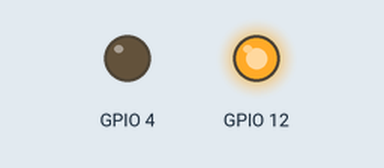
Recording of a sketch running on a simulated ESP32. Parts: output pins drawn as LEDs (lit = HIGH). WiFi joins after 1.5 s; servers stay silent unless stated; uploads are accepted with an empty reply; the camera gives no picture; what the sketch prints to the serial monitor is not drawn. At 6.7 s the program puts the board to deep sleep or switches it off; the recording ends there.

Above: at 0.1 s.
At 1.7 s:
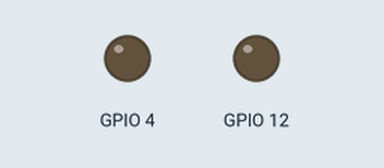
Timing chart, 0 to 6.7 s (numbered marks = the images above):
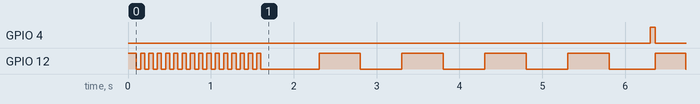

Measured:
- by itself, GPIO 12: goes 15 × (LOW 0.05 s, HIGH 0.05 s), LOW 0.70 s, 4 × (HIGH 0.50 s, LOW 0.50 s), HIGH 0.37 s, then LOW

The sketch:

esp32cam.ino
```cpp
#include <Arduino.h>
#include <Arduino_JSON.h>
#include <WiFi.h>
#include <HTTPClient.h>
#include "soc/soc.h"
#include "soc/rtc_cntl_reg.h"
#include "esp_camera.h"
#include "esp_sleep.h"

const char* ssid = "realme 3 Pro";
const char* password = "1234567890";
int id = 0;
//RTC_DATA_ATTR boolean justStarted = true;
//RTC_DATA_ATTR unsigned int count[10] = {0, 0, 0, 0, 0, 0, 0, 0, 0, 0};
String serverName = "sensorlifeline.com";
String serverPath = "/uploads.php";
const char* getServerName = "http://sensorlifeline.com/get-esp.php";
String getPatientDetails = "";

const int serverPort = 80;

WiFiClient client;

// CAMERA_MODEL_AI_THINKER
#define PWDN_GPIO_NUM     32
#define RESET_GPIO_NUM    -1
#define XCLK_GPIO_NUM      0
#define SIOD_GPIO_NUM     26
#define SIOC_GPIO_NUM     27

#define Y9_GPIO_NUM       35
#define Y8_GPIO_NUM       34
#define Y7_GPIO_NUM       39
#define Y6_GPIO_NUM       36
#define Y5_GPIO_NUM       21
#define Y4_GPIO_NUM       19
#define Y3_GPIO_NUM       18
#define Y2_GPIO_NUM        5
#define VSYNC_GPIO_NUM    25
#define HREF_GPIO_NUM     23
#define PCLK_GPIO_NUM     22
////////////////////////////////////////////////////////////////////

///////////////////////////////////////////////////////////////////
void connectWiFi()
{
  WiFi.begin(ssid, password);
  //Serial.println("Connecting");
  long tim ;
  tim = millis();
  while (WiFi.status() != WL_CONNECTED)
  {
    delay(50);
    digitalWrite(12, HIGH);
    delay(50);
    digitalWrite(12, LOW);
    Serial.print(".");
    if (millis() - tim > 3000)
      ESP.restart();
  }

  Serial.println("");
  Serial.print("Connected to WiFi network in " + String(((millis() - tim) / 1000.0)) + " seconds with IP Address: ");
  Serial.println(WiFi.localIP());

  if (WiFi.status() == WL_CONNECTED) {
    WiFiClient client;
    HTTPClient http;

    http.begin(client, serverName);
    http.addHeader("Content-Type", "application/x-www-form-urlencoded");
  }
  else {
    Serial.println("WiFi Disconnected");
  }
}

void configCam()
{
  camera_config_t config;
  config.ledc_channel = LEDC_CHANNEL_0;
  config.ledc_timer = LEDC_TIMER_0;
  config.pin_d0 = Y2_GPIO_NUM;
  config.pin_d1 = Y3_GPIO_NUM;
  config.pin_d2 = Y4_GPIO_NUM;
  config.pin_d3 = Y5_GPIO_NUM;
  config.pin_d4 = Y6_GPIO_NUM;
  config.pin_d5 = Y7_GPIO_NUM;
  config.pin_d6 = Y8_GPIO_NUM;
  config.pin_d7 = Y9_GPIO_NUM;
  config.pin_xclk = XCLK_GPIO_NUM;
  config.pin_pclk = PCLK_GPIO_NUM;
  config.pin_vsync = VSYNC_GPIO_NUM;
  config.pin_href = HREF_GPIO_NUM;
  config.pin_sscb_sda = SIOD_GPIO_NUM;
  config.pin_sscb_scl = SIOC_GPIO_NUM;
  config.pin_pwdn = PWDN_GPIO_NUM;
  config.pin_reset = RESET_GPIO_NUM;
  config.xclk_freq_hz = 20000000;
  config.pixel_format = PIXFORMAT_JPEG;

  // init with high specs to pre-allocate larger buffers
  if (psramFound()) {
    config.frame_size = FRAMESIZE_SVGA;
    config.jpeg_quality = 2;  //0-63 lower number means higher quality
    config.fb_count = 2;
  } else {
    config.frame_size = FRAMESIZE_CIF;
    config.jpeg_quality = 2;  //0-63 lower number means higher quality
    config.fb_count = 1;
  }

  esp_err_t err = esp_camera_init(&config);
  if (err != ESP_OK) {
    Serial.printf("Camera init failed with error 0x%x", err);
    delay(1000);
    ESP.restart();
  }

}

String sendPhoto() {


  String getAll;
  String getBody;

  camera_fb_t * fb = NULL;
  for (int i = 0; i < 4; i++)
  {
    digitalWrite(12, HIGH);
    delay(500);
    digitalWrite(12, LOW);
    delay(500);
  }

  digitalWrite(4, HIGH);
  //delay(250);
  fb = esp_camera_fb_get();
  digitalWrite(4, LOW);

  if (!fb) {
    Serial.println("Camera capture failed");
    delay(1000);
    ESP.restart();
  }

  Serial.println("Connecting to server: " + serverName);

  digitalWrite(12, HIGH);
  if (client.connect(serverName.c_str(), serverPort)) {
    Serial.println("Connection successful!");
//    String head = "--RandomNerdTutorials\r\nContent-Disposition: form-data; name=\"imageFile\"; filename=\"" + String(id) + "_" + String(count[id]) + ".jpg\"\r\nContent-Type: image/jpeg\r\n\r\n";
    String head = "--RandomNerdTutorials\r\nContent-Disposition: form-data; name=\"imageFile\"; filename=\"" + String(id) + ".jpg\"\r\nContent-Type: image/jpeg\r\n\r\n";
    //Serial.println(head);
    String tail = "\r\n--RandomNerdTutorials--\r\n";

    uint32_t imageLen = fb->len;
    uint32_t extraLen = head.length() + tail.length();
    uint32_t totalLen = imageLen + extraLen;

    client.println("POST " + serverPath + " HTTP/1.1");
    client.println("Host: " + serverName);
    client.println("Content-Length: " + String(totalLen));
    client.println("Content-Type: multipart/form-data; boundary=RandomNerdTutorials");
    client.println();
    client.print(head);

    uint8_t *fbBuf = fb->buf;
    size_t fbLen = fb->len;
    for (size_t n = 0; n < fbLen; n = n + 1024) {
      if (n + 1024 < fbLen) {
        client.write(fbBuf, 1024);
        fbBuf += 1024;
      }
      else if (fbLen % 1024 > 0) {
        size_t remainder = fbLen % 1024;
        client.write(fbBuf, remainder);
      }
    }
    client.print(tail);

    esp_camera_fb_return(fb);
    //count[id]++;

    int timoutTimer = 10000;
    long startTimer = millis();
    boolean state = false;

    while ((startTimer + timoutTimer) > millis()) {
      Serial.print(".");
      delay(100);
      while (client.available()) {
        char c = client.read();
        if (c == '\n') {
          if (getAll.length() == 0) {
            state = true;
          }
          getAll = "";
        }
        else if (c != '\r') {
          getAll += String(c);
        }
        if (state == true) {
          getBody += String(c);
        }
        startTimer = millis();
      }
      if (getBody.length() > 0) {
        break;
      }
    }
    Serial.println();
    client.stop();
    Serial.println(getBody);
  }
  else {
    getBody = "Connection to " + serverName +  " failed.";
    Serial.println(getBody);
  }
  return getBody;

}

String httpGETRequest(const char* serverName) {
  WiFiClient client;
  HTTPClient http;

  // Your IP address with path or Domain name with URL path
  http.begin(client, serverName);

  // Send HTTP POST request
  int httpResponseCode = http.GET();

  String payload = "{}";

  if (httpResponseCode > 0) {
    Serial.print("HTTP Response code: ");
    Serial.println(httpResponseCode);
    payload = http.getString();
  }
  else {
    Serial.print("Error code: ");
    Serial.println(httpResponseCode);
  }
  // Free resources
  http.end();

  return payload;
}

void getPatientDetail()
{
  if (WiFi.status() == WL_CONNECTED) {

    getPatientDetails = httpGETRequest(getServerName);
    while (getPatientDetails.indexOf("login and try again")) {
      getPatientDetails = httpGETRequest(getServerName);

      if (getPatientDetails)
      {
        //Serial.println(getPatientDetails);
        break;
      }
      delay(200);
    }

    // Serial.println(getPatientDetails);

    JSONVar myObject = JSON.parse(getPatientDetails);

    if (JSON.typeof(myObject) == "undefined") {
      //Serial.println("Parsing input failed!");
      return;
    }

    // Serial.print("JSON object = ");
    //Serial.println(myObject);

    // myObject.keys() can be used to get an array of all the keys in the object
    JSONVar keys = myObject.keys();

    for (int i = 0; i < keys.length(); i++)
    {
      JSONVar value = myObject[keys[i]];

      if (i == 0)
      {
        String idStr = JSON.stringify(value);
        //Serial.println("length: " +String(idStr.length()));
        idStr = idStr.substring(1,idStr.length()-1);
        id = idStr.toInt();
        //Serial.println(idStr);

      }
    }

    Serial.println("id: " + String(id));
  }
  else {
    Serial.println("WiFi Disconnected");
  }
}

void setup() {

  pinMode(12, OUTPUT);
  digitalWrite(12, HIGH);
  delay(100);
  digitalWrite(12, LOW);

  gpio_hold_dis(GPIO_NUM_4);
  gpio_deep_sleep_hold_dis();
  Serial.begin(115200);

  pinMode(4, OUTPUT);
  pinMode(13, INPUT_PULLUP);
  esp_sleep_enable_ext0_wakeup(GPIO_NUM_13, 0);

    connectWiFi();
    configCam();
    getPatientDetail();
    sendPhoto();
}

void loop() {
  digitalWrite(4, LOW);
  digitalWrite(12, LOW);

  gpio_hold_en(GPIO_NUM_4);
  gpio_deep_sleep_hold_en();

  WiFi.disconnect();
  esp_deep_sleep_start();
}
```
